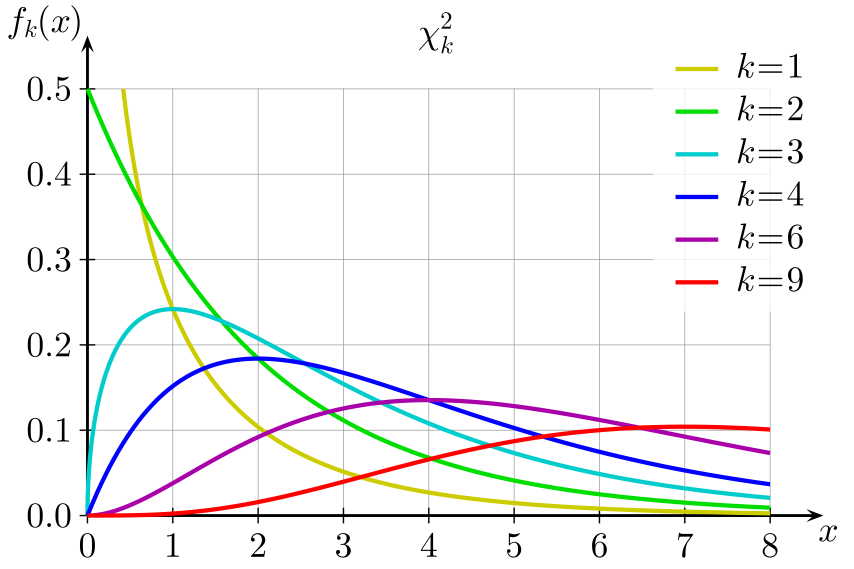
#> input picture part2_ch1/data/Chi-square.png, 2560 x 1707 px (shown at 1/3 size)
$ jupyter execute --allow-errors 2.feature_engineering.ipynb
#> lines starting #> are read from the running program, lines starting #| are printed output that depends on the picture
# 머신러닝 상품화 - 여정2
## # Data Cleansing & Feature Engineering

- 기초통계 및 시각화
- Feature Selection (FI, Step-Wise, 상관계수 등)
- Feature Reduction (변수 합성)
- Last Feature Engineering

[cell 1]
# python 3.11
import pandas as pd
import numpy as np
import seaborn as sns
import matplotlib.pyplot as plt

from scipy.stats import chi2_contingency

import os

from PIL import Image

from sklearn.model_selection import train_test_split
from sklearn.tree import DecisionTreeClassifier
from sklearn.tree import export_graphviz
import graphviz

from sklearn.inspection import permutation_importance

from sklearn.decomposition import PCA

base_path = os.getcwd()

#> (a cell that did not finish here is left out)

### 1. 기초통계 및 시각화

- Data Summary
- Noise Data 식별
- Anomaly Data 식별
- 누락 Data 식별

[cell 3]
# categorical and numeric columns
rsts = []
#> (the rest of this cell did not finish here and is left out)

[cell 4]
# credit 데이터의 categoriacl data 기준
k = 10
#> (the rest of this cell did not finish here and is left out)

[cell 5]
# 종속변수 시각화
plt.figure(figsize=(3,3))
#> (the rest of this cell did not finish here and is left out)

[cell 6]
# [11 lines of commented-out code are left out]

[cell 7]
# 독립변수 - categorical data with target
plt.figure(figsize=(20,20))
x = 1
plt.subplots_adjust(top = 0.99, bottom=0.01, hspace=0.3, wspace=0.2)
#> (the rest of this cell did not finish here and is left out)

#> (a cell that did not finish here is left out)

[cell 9]
# 독립변수 - Numerical Data
plt.figure(figsize=(20,8))
x = 1
plt.subplots_adjust(top = 0.99, bottom=0.01, hspace=0.3, wspace=0.2)
#> (the rest of this cell did not finish here and is left out)

### 2. Feature Selection - 상관계수
- 두 변수 간의 선형관계의 강도와 방향을 나타내는 값
- 시각화를 통해 선형 이외의 관계를 갖는지도 확인 (지수, 로그, 역수, 2차, 3차 등)

#> (a cell that did not finish here is left out)

#> (a cell that did not finish here is left out)

#> (a cell that did not finish here is left out)

### 2. Feature Selection - 통계검정

- target이 명목형일 경우 검정을 통해 독립변수와의 관계를 확인할 수 있음
- Chi-square test (독립성 검정) - Categorical
- ANOVA (or Kruskal Wallis) - Numerical

[cell 13]
# Chi-square distribution
img = Image.open(base_path + "/data/Chi-square.png")
#> img is the input picture: PIL image 2560x1707 RGBA; mean R, G, B, A 27.5, 28.1, 27.6, 34.3

width, height = img.size
#> width = 2560; height = 1707
shrinked_image = img.resize((width // 5, height // 5))
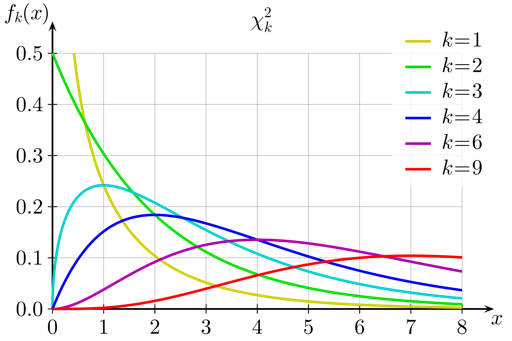
#> shrinked_image: PIL image 512x341 RGBA; mean R, G, B, A 29.4, 30.5, 29.7, 34.4; transparent parts drawn white

print('# 독립성 검정')
print('- 두 확률이 독립일 경우, P(A n B) = P(A) x P(B)의 성립을 전제로 검정')
print('- 확률변수 X는 대략적으로 실제값과 기대값의 차이에 대한 합이다.')
shrinked_image
